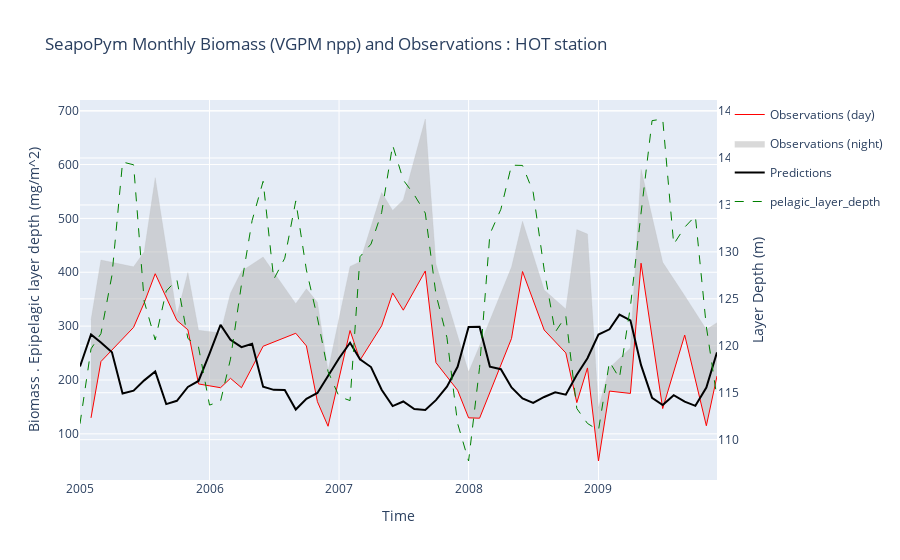

Source (notebook cell):
### Code cell
fig = go.Figure(
    layout={
        "title": "SeapoPym Monthly Biomass (VGPM npp) and Observations : HOT station",
        "xaxis": {"title": "Time"},
        "yaxis": {"title": "Biomass . Epipelagic layer depth (mg/m^2)"},
    }
)


fig.add_trace(
    go.Scatter(
        x=monthly_obs_day.index,
        y=monthly_obs_day,
        fill=None,
        mode="lines",
        line={"color": "red", "width": 1},
        name="Observations (day)",
    )
)

fig.add_trace(
    go.Scatter(
        x=monthly_obs_night.index,
        y=monthly_obs_night,
        fill="tonexty",
        mode="lines",
        line={"color": "rgba(180, 180, 180, 0.2)", "width": 1},
        name="Observations (night)",
    )
)
fig.add_trace(
    go.Scatter(
        x=monthly_pred.index,
        y=monthly_pred,
        fill=None,
        mode="lines",
        line={"color": "black"},
        name="Predictions",
    )
)
fig.add_trace(px.line(monthly_layer).data[0])
fig.update_traces(
    yaxis="y2",
    selector={"name": "pelagic_layer_depth"},
    line={"color": "green", "width": 1, "dash": "dash"},
)
fig.update_layout(yaxis2={"title": "Layer Depth (m)", "overlaying": "y", "side": "right"})

fig.show()
